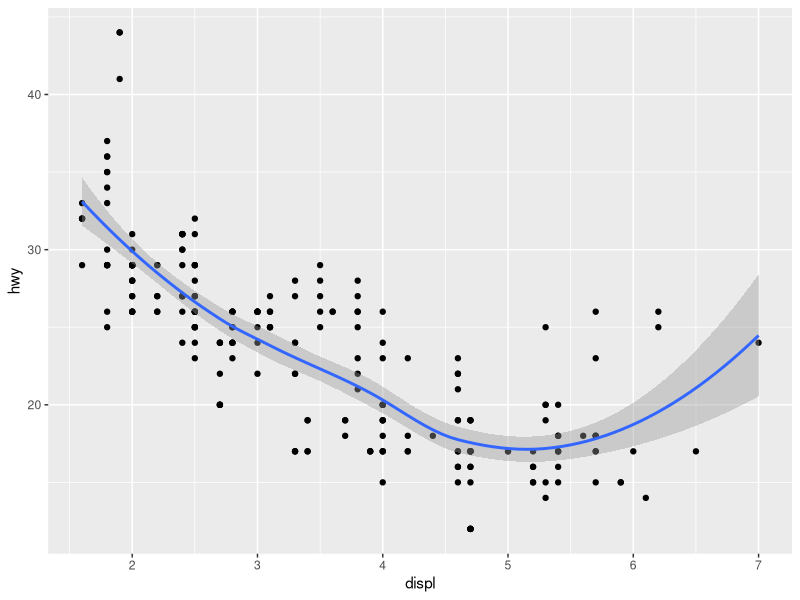
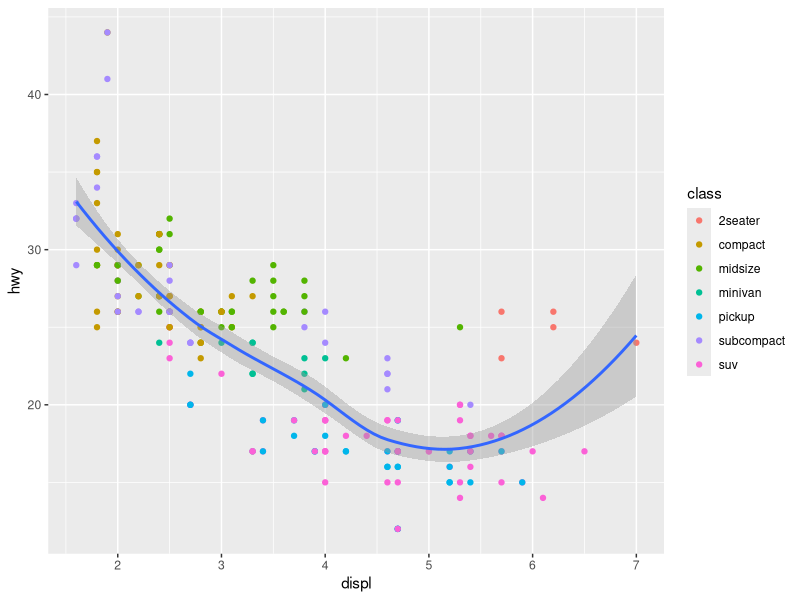
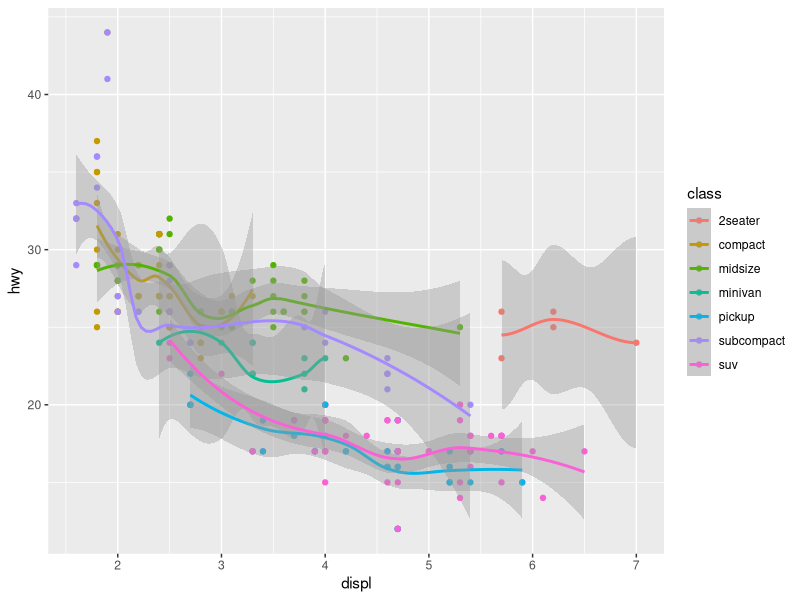
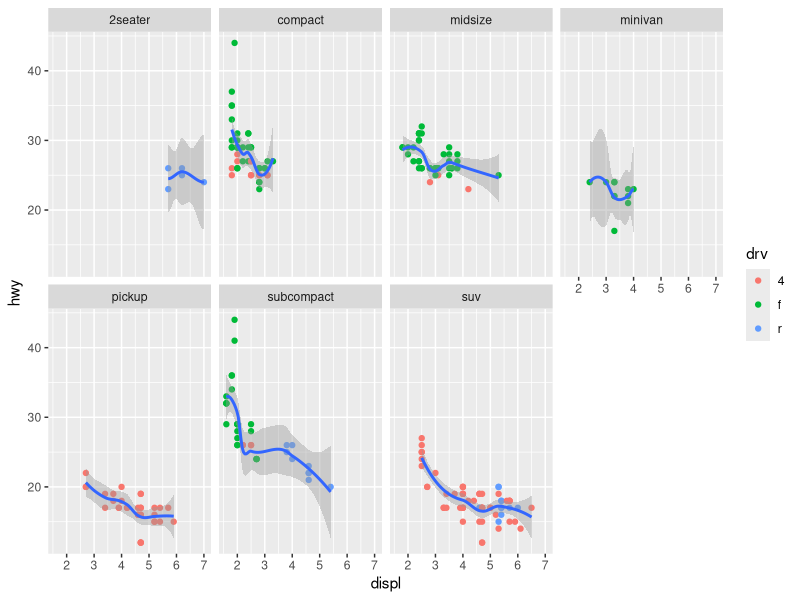
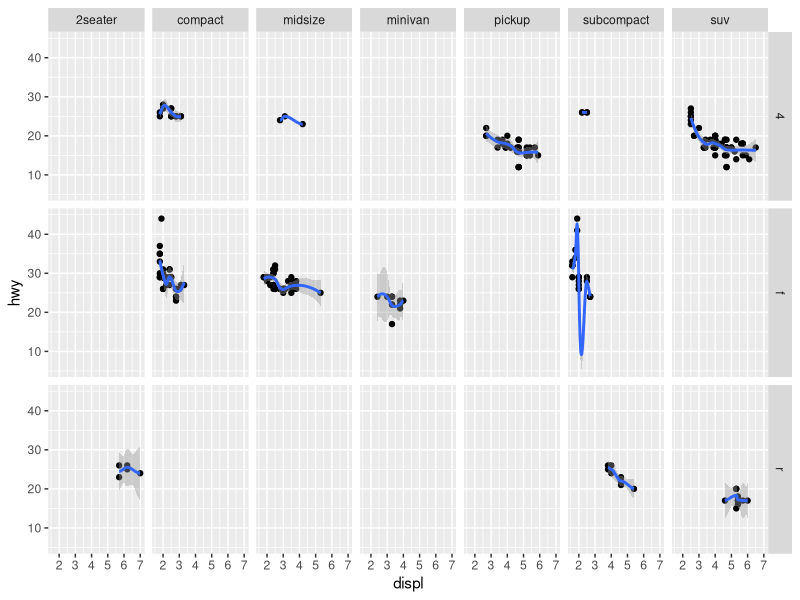
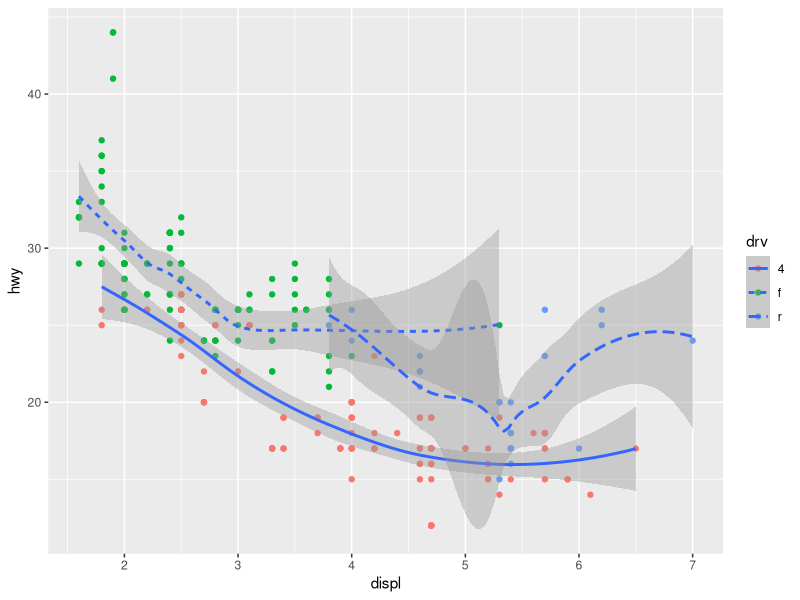
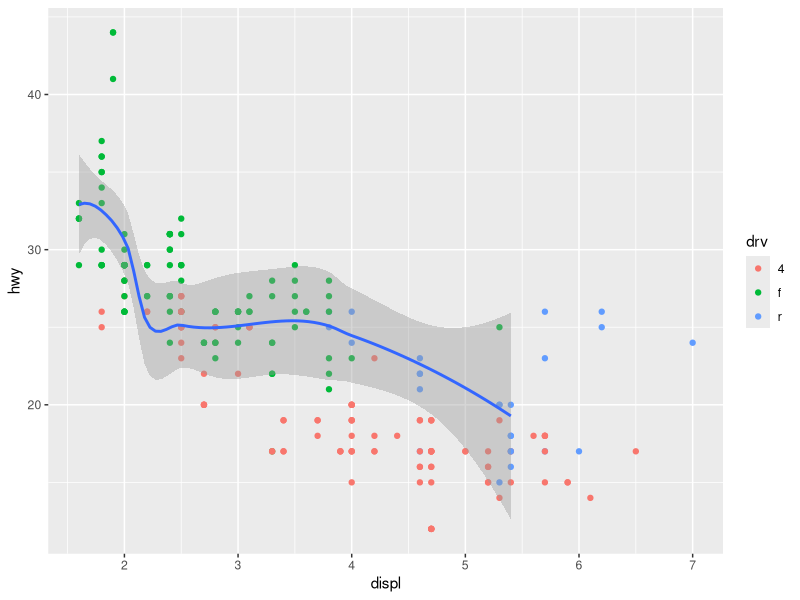
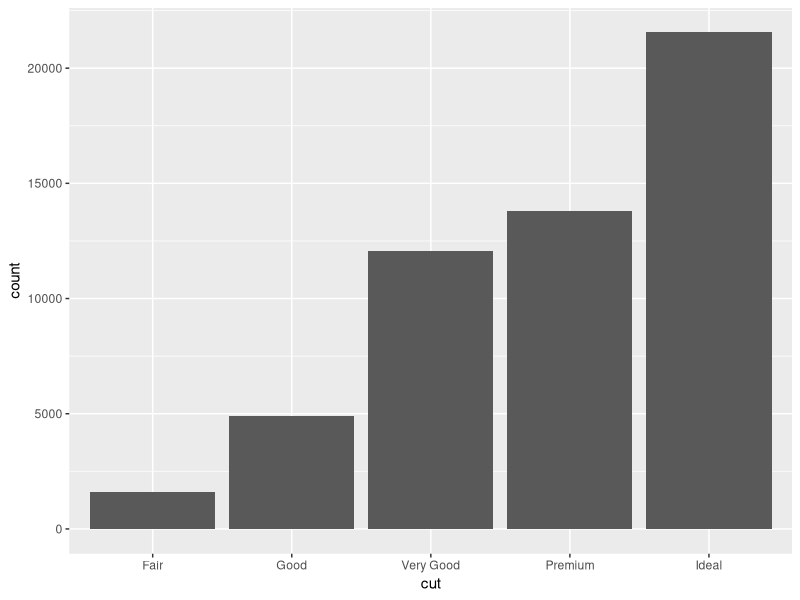

Here is the R script that generated these plots, in order:
setwd("C:/Users/lenovo/OneDrive/Desktop/R Files")
#install.packages("ggplot2") #Once installed, the package will be in the setup and you need not run this command every time. 
library(ggplot2) #You need to run this command to load ggplot2 package in the current workspace. 
#?ggplot2 # This command allows you to get help about the package
library(dplyr) # package for data manipulation in R
################### Data Visualization using GGPLOT2 #####

####### Basic Scatter and Line Plots #######

mpg # data about cars
str(mpg) # structure of the dataset

ggplot(mpg) + aes(x = displ, y = hwy) + geom_point() + geom_smooth() # basic scatter plot with points and a line fitted

ggplot(mpg) + aes(x = displ, y = hwy) + geom_point(aes(color = class)) + geom_smooth() # the first aes mapping contains global mapping for aesthetic attributes, aes mapping within geom_point additionally extends the aesthetic attributes by additionally having a map for the attribute of color. 

ggplot(mpg) + aes(x = displ, y = hwy, color = class) + geom_point() + geom_smooth() # the specification of color mapping in the global aes mapping virtually subsets the data based on class. line objects of geom_smooth will now correspond to each such subset. Therefore you see lines being fitted over points corresponding to each class. 

ggplot(mpg) + aes(x = displ, y = hwy) + geom_point(aes(color=drv)) + geom_smooth() + facet_wrap(~class, nrow=2) # have separate scatter plots for each data subsetted on the basis of class attribute. 

ggplot(mpg) + aes(x = displ, y = hwy) + geom_point() + geom_smooth() + facet_grid(drv~class) # have separate scatter plots for each data subsetted on the basis of two different categorical attributes - class, and drv; arranged in a grid fashion.

ggplot(mpg) + aes(x = displ, y = hwy) + geom_point(aes(color=drv)) + geom_smooth(aes(linetype = drv)) # Not every aesthetic works with every geom. shape may not work for geom_smooth, for example. 

ggplot(mpg) + aes(x = displ, y = hwy) + geom_point(aes(color=drv)) + geom_smooth(data = filter(mpg, class == 'subcompact')) # Each geom can work with different subsets of data as well.

##### Bar Chart ##################
diamonds

ggplot(data = diamonds) + geom_bar(mapping = aes(x = cut))  # instantiating a bar geometric object. Useful to visualize distribution of a categorical variable. 

ggplot(data = diamonds) + geom_bar(mapping = aes(x = cut, y = ..count..)) # geom_bar computes some stats. count is the default. This command illustrates its explicit usage. 

ggplot(data = diamonds) + geom_histogram(mapping =aes(x=price),bins = 300 ) #

ggplot(data = diamonds) + geom_density(mapping =aes(x=price)) #plots the probability density function

ggplot(data= diamonds) + geom_freqpoly(mapping= aes(x=price), binwidth = 1000) #joins the top of bars in the corresponding histogram

ggplot(data= diamonds %>% filter(carat<3)) + geom_density(mapping= aes(x=carat , color = cut), binwidth = 0.1) #plot histograms separately for each class (cut) in same plot.

ggplot(data= diamonds %>% filter(carat<3)) + geom_bar(mapping= aes(x=carat , fill = clarity), position = "fill") #if our interest is only to look at distribution of one categorical variable(clarity) within the other (cut)


ggplot(data = mpg) +geom_boxplot(mapping = aes(x =class, y = hwy)) + coord_flip()
